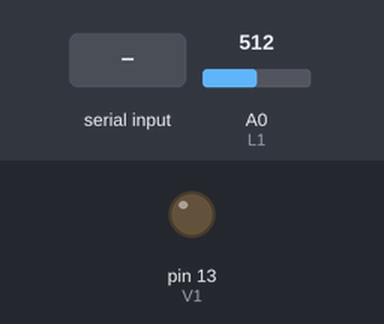
The sketch below on a simulated Arduino Uno, built with avr-gcc and run on an emulated ATmega328P. On the bench: output pins drawn as LEDs (lit = HIGH). The test bench sets the inputs (shaded band); at power-on: A0 (L1) = 512. What the sketch prints to the serial monitor is not drawn.

Above: at 1.2 s.
1.3 s: "30,150\n" received over Serial
At 2.3 s:
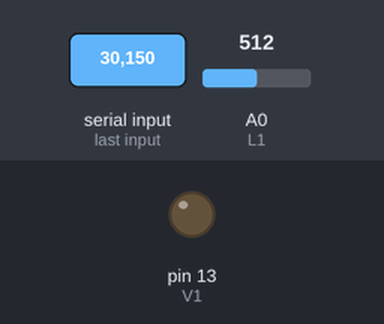
2.8 s: "1\n" received over Serial
At 3.2 s:
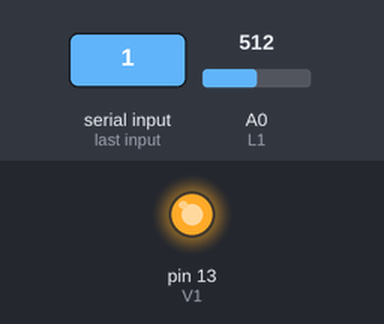
4.3 s: "90,45\n" received over Serial
At 4.9 s:
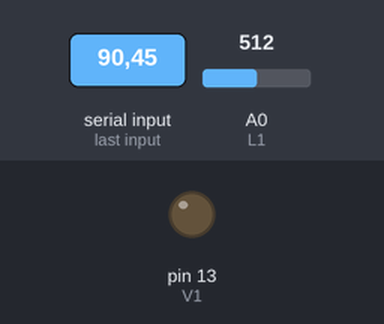
Timing chart, 0 to 7.3 s (numbered marks = the images above; inputs shaded):
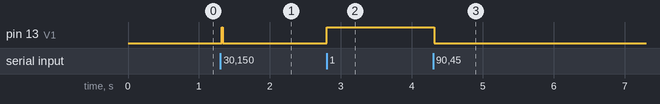

The sketch:

Serbatoio.ino
```cpp
#define V1 13 //flow in valve
#define L1 0 //level of water
#define SERIAL_BAUD 9600

float waterLevel = 0;
int valveState = 0;

///////////////////////////////////////////////////////////////////

void setup() {
	pinMode(V1, OUTPUT);
	pinMode(L1, INPUT);
	Serial.begin(SERIAL_BAUD);
}

///////////////////////////////////////////////////////////////////

void loop() {
	waterLevel = (int)(analogRead(L1) * 100.0 / 1024.0);
	Serial.println(waterLevel); //sends the height of the water in the tank to the PC
	if(Serial.available()) {
		valveState = Serial.read() - '0'; //value from the PC, it could be 0 or 1
	}
	if(valveState == 0){ //turn off the valve
		digitalWrite(V1, LOW);
	}
	else if(valveState == 1){ //turn on the valve
		digitalWrite(V1, HIGH);
	}
}

///////////////////////////////////////////////////////////////////
```

Measured:
- after the input at 1.3 s, pin 13 (V1): LOW → HIGH at once, → LOW 0.01 s later
- after the input at 2.8 s, pin 13 (V1): LOW → HIGH at once
- after the input at 4.3 s, pin 13 (V1): HIGH → LOW at once
